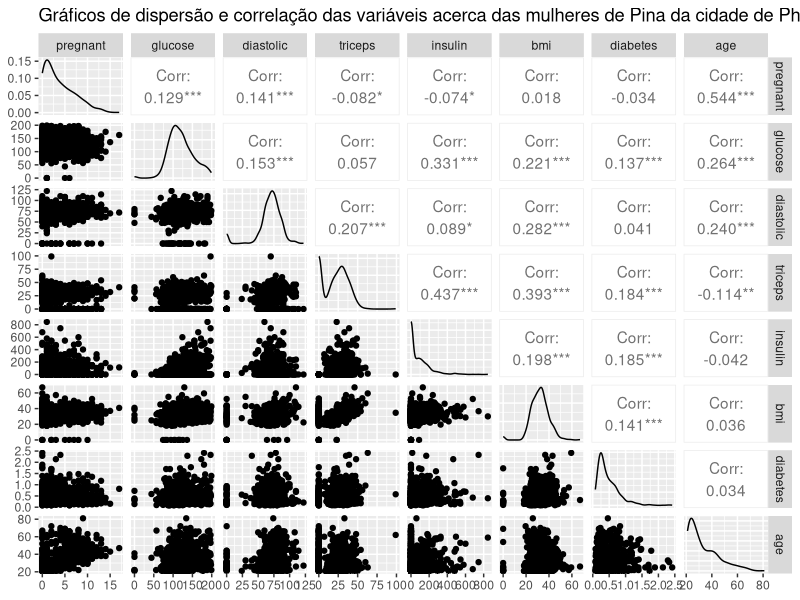
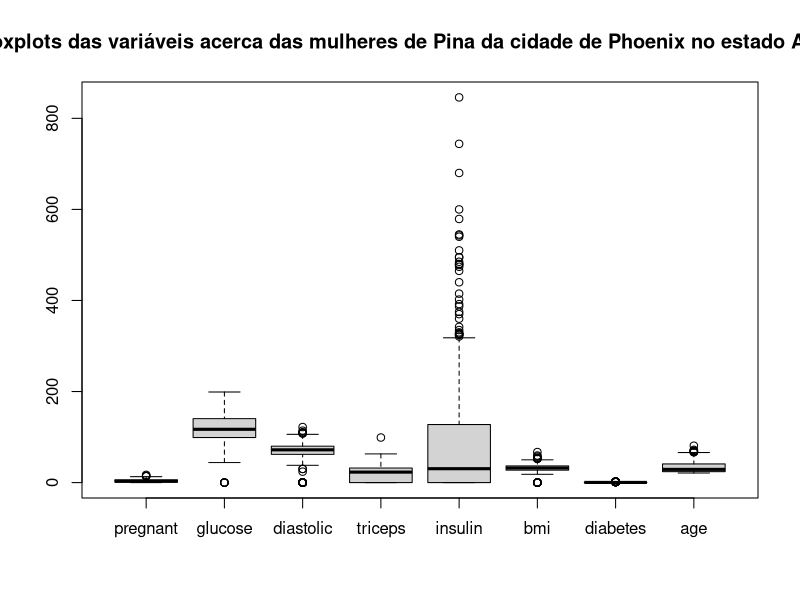

Generate these figures, in order, with R: (Note: this script raises an error after producing the figures.)
library(gridExtra)
library(GGally)
library(tidyverse)
dados <- read.csv("Dados_Lab01.csv",sep=";")
attach(dados)


ggpairs(dados[,1:8], diag = list(discrete = "barDiag"), title = "Gráficos de dispersão e correlação das variáveis acerca das mulheres de Pina da cidade de Phoenix no estado Arizona")


a <- ggplot(dados)+
  geom_histogram(aes(x=pregnant))+
  theme_minimal()

b <- ggplot(dados)+
  geom_histogram(aes(x=glucose))+
  theme_minimal()

c <- ggplot(dados)+
  geom_histogram(aes(x=diastolic))+
  theme_minimal()

d <- ggplot(dados)+
  geom_histogram(aes(x=triceps))+
  theme_minimal()

e <- ggplot(dados)+
  geom_histogram(aes(x=insulin))+
  theme_minimal()

f <- ggplot(dados)+
  geom_histogram(aes(x=bmi))+
  theme_minimal()

g <- ggplot(dados)+
  geom_histogram(aes(x=diabetes))+
  theme_minimal()

h <- ggplot(dados)+
  geom_histogram(aes(x=age))+
  theme_minimal()

i <- ggplot(dados)+
  geom_histogram(aes(x=test))+
  theme_minimal()

summary(dados[,1:8])

a <-subset(dados, dados$insulin > 100)
nrow(a)/nrow(dados)

a <-subset(dados, dados$bmi > 24.9)
nrow(a)/nrow(dados)

table(dados$test)
268/nrow(dados)

boxplot(dados[,1:8], main = "Boxplots das variáveis acerca das mulheres de Pina da cidade de Phoenix no estado Arizona")

grid.arrange(a,b,c,d,e,f,g,h,i,ncol=3, nrow=3)

# 2

df <- dados |>
  filter(glucose != 0, diastolic != 0, triceps != 0, insulin != 0, bmi != 0, insulin != 0, diabetes != 0)

a <-subset(df, df$insulin > 100)
nrow(a)/nrow(df)

ggpairs(df[,1:8], diag = list(discrete = "barDiag"), title = "Gráficos de dispersão e correlação das variáveis acerca das mulheres de Pina da cidade de Phoenix no estado Arizona")

a <- ggplot(df)+
  geom_histogram(aes(x=pregnant))+
  theme_minimal()

b <- ggplot(df)+
  geom_histogram(aes(x=glucose))+
  theme_minimal()

c <- ggplot(df)+
  geom_histogram(aes(x=diastolic))+
  theme_minimal()

d <- ggplot(df)+
  geom_histogram(aes(x=triceps))+
  theme_minimal()

e <- ggplot(df)+
  geom_histogram(aes(x=insulin))+
  theme_minimal()

f <- ggplot(df)+
  geom_histogram(aes(x=bmi))+
  theme_minimal()

g <- ggplot(df)+
  geom_histogram(aes(x=diabetes))+
  theme_minimal()

h <- ggplot(df)+
  geom_histogram(aes(x=age))+
  theme_minimal()

i <- ggplot(df)+
  geom_histogram(aes(x=test))+
  theme_minimal()

a <-subset(df, df$diastolic < 85)
nrow(a)/nrow(df)

summary(df[,1:8])

grid.arrange(a,b,c,d,e,f,g,h,i,ncol=3, nrow=3)

boxplot(df[,1:8], main = "Boxplots das variáveis acerca das mulheres de Pina da cidade de Phoenix no estado Arizona")

# 3

a <- ggplot(df)+
  geom_point(aes(x=pregnant,y=diabetes))+
  theme_minimal()

b <- ggplot(df)+
  geom_point(aes(x=glucose,y=diabetes))+
  theme_minimal()

c <- ggplot(df)+
  geom_point(aes(x=diastolic,y=diabetes))+
  theme_minimal()

d <- ggplot(df)+
  geom_point(aes(x=triceps,y=diabetes))+
  theme_minimal()

e <- ggplot(df)+
  geom_point(aes(x=insulin,y=diabetes))+
  theme_minimal()

f <- ggplot(df)+
  geom_point(aes(x=bmi,y=diabetes))+
  theme_minimal()

g <- ggplot(df)+
  geom_point(aes(x=diabetes,y=diabetes))+
  theme_minimal()

h <- ggplot(df)+
  geom_point(aes(x=age,y=diabetes))+
  theme_minimal()

i <- ggplot(df)+
  geom_point(aes(x=test,y=diabetes))+
  theme_minimal()

grid.arrange(a,b,c,d,e,f,g,h,i,ncol=3, nrow=3)

# 4

a <- ggplot(df)+
  geom_boxplot(aes(x = test, y = pregnant,group=test))+
  theme_minimal()

b <- ggplot(df)+
  geom_boxplot(aes(x = test, y = glucose,group=test))+
  theme_minimal()

c <- ggplot(df)+
  geom_boxplot(aes(x = test, y = diastolic,group=test))+
  theme_minimal()

d <- ggplot(df)+
  geom_boxplot(aes(x = test, y = triceps,group=test))+
  theme_minimal()

e <- ggplot(df)+
  geom_boxplot(aes(x = test, y = insulin,group=test))+
  theme_minimal()

f <- ggplot(df)+
  geom_boxplot(aes(x = test, y = bmi,group=test))+
  theme_minimal()

g <- ggplot(df)+
  geom_boxplot(aes(x = test, y = diabetes,group=test))+
  theme_minimal()

h <- ggplot(df)+
  geom_boxplot(aes(x = test, y = age,group=test))+
  theme_minimal()

grid.arrange(a,b,c,d,e,f,g,h,ncol=2, nrow=4)
summary(df)
